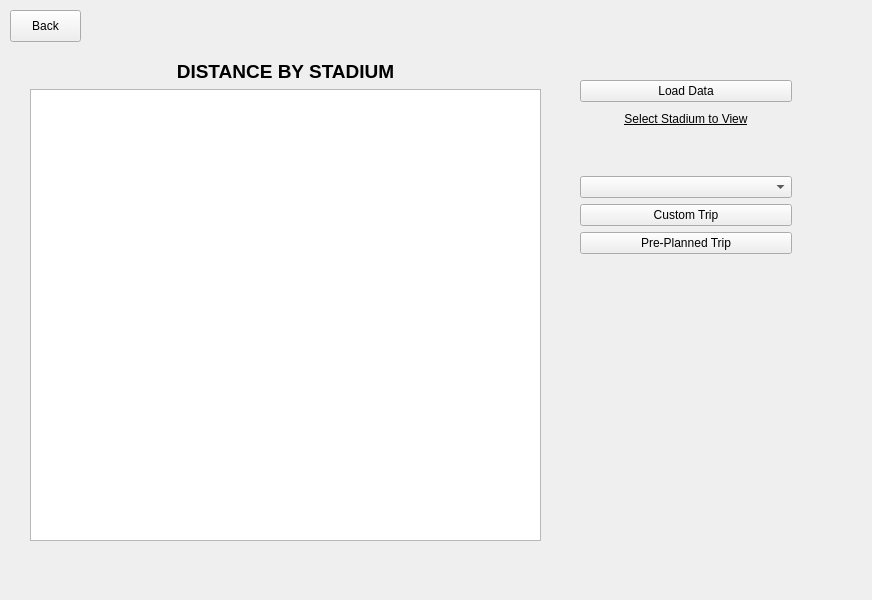
<?xml version="1.0" encoding="UTF-8"?>
<ui version="4.0">
 <class>MainWindow</class>
 <widget class="QMainWindow" name="MainWindow">
  <property name="geometry">
   <rect>
    <x>0</x>
    <y>0</y>
    <width>872</width>
    <height>600</height>
   </rect>
  </property>
  <property name="windowTitle">
   <string>MainWindow</string>
  </property>
  <widget class="QWidget" name="centralwidget">
   <widget class="QStackedWidget" name="stackedWidget">
    <property name="geometry">
     <rect>
      <x>0</x>
      <y>0</y>
      <width>871</width>
      <height>601</height>
     </rect>
    </property>
    <property name="currentIndex">
     <number>1</number>
    </property>
    <widget class="QWidget" name="MainMenu">
     <widget class="QWidget" name="layoutWidget">
      <property name="geometry">
       <rect>
        <x>580</x>
        <y>320</y>
        <width>212</width>
        <height>100</height>
       </rect>
      </property>
      <layout class="QVBoxLayout" name="verticalLayout">
       <item>
        <widget class="QPushButton" name="DisplayCampusInfo">
         <property name="text">
          <string>Stadium Information</string>
         </property>
        </widget>
       </item>
       <item>
        <widget class="QPushButton" name="DisplaySouvenirs">
         <property name="text">
          <string>Souvenirs</string>
         </property>
        </widget>
       </item>
       <item>
        <widget class="QPushButton" name="StartTour">
         <property name="text">
          <string>START TRIP</string>
         </property>
        </widget>
       </item>
      </layout>
     </widget>
     <widget class="QWidget" name="layoutWidget_2">
      <property name="geometry">
       <rect>
        <x>580</x>
        <y>120</y>
        <width>251</width>
        <height>171</height>
       </rect>
      </property>
      <layout class="QGridLayout" name="gridLayout">
       <item row="0" column="1" colspan="2">
        <widget class="QLabel" name="label_2">
         <property name="font">
          <font>
           <pointsize>11</pointsize>
           <weight>75</weight>
           <bold>true</bold>
          </font>
         </property>
         <property name="text">
          <string>ADMIN ONLY</string>
         </property>
        </widget>
       </item>
       <item row="1" column="0">
        <widget class="QLabel" name="usernameLabel">
         <property name="text">
          <string>Username: </string>
         </property>
        </widget>
       </item>
       <item row="1" column="1" colspan="2">
        <widget class="QLineEdit" name="usernameLineEdit">
         <property name="styleSheet">
          <string notr="true"/>
         </property>
        </widget>
       </item>
       <item row="2" column="0">
        <widget class="QLabel" name="passwordLabel">
         <property name="text">
          <string>Password: </string>
         </property>
        </widget>
       </item>
       <item row="2" column="1" colspan="2">
        <widget class="QLineEdit" name="passwordLineEdit">
         <property name="inputMethodHints">
          <set>Qt::ImhHiddenText|Qt::ImhNoAutoUppercase|Qt::ImhNoPredictiveText|Qt::ImhSensitiveData</set>
         </property>
         <property name="echoMode">
          <enum>QLineEdit::Password</enum>
         </property>
        </widget>
       </item>
       <item row="3" column="0" colspan="2">
        <widget class="QPushButton" name="loginPushBtn_2">
         <property name="text">
          <string>Login</string>
         </property>
        </widget>
       </item>
       <item row="3" column="2">
        <widget class="QPushButton" name="clearPushBtn_2">
         <property name="text">
          <string>Clear</string>
         </property>
        </widget>
       </item>
       <item row="0" column="0">
        <widget class="QLabel" name="MainWindowLogo">
         <property name="text">
          <string/>
         </property>
         <property name="alignment">
          <set>Qt::AlignCenter</set>
         </property>
        </widget>
       </item>
      </layout>
     </widget>
     <widget class="QWidget" name="layoutWidget_3">
      <property name="geometry">
       <rect>
        <x>30</x>
        <y>60</y>
        <width>511</width>
        <height>481</height>
       </rect>
      </property>
      <layout class="QVBoxLayout" name="verticalLayout_2">
       <item>
        <widget class="QLabel" name="label">
         <property name="font">
          <font>
           <pointsize>14</pointsize>
           <weight>75</weight>
           <bold>true</bold>
          </font>
         </property>
         <property name="text">
          <string>Take me out to the Ball Game !</string>
         </property>
         <property name="alignment">
          <set>Qt::AlignCenter</set>
         </property>
        </widget>
       </item>
       <item>
        <widget class="QTableView" name="tableView"/>
       </item>
      </layout>
     </widget>
    </widget>
    <widget class="QWidget" name="PlanningMenu">
     <widget class="QWidget" name="layoutWidget_7">
      <property name="geometry">
       <rect>
        <x>30</x>
        <y>60</y>
        <width>511</width>
        <height>481</height>
       </rect>
      </property>
      <layout class="QVBoxLayout" name="verticalLayout_5">
       <item>
        <widget class="QLabel" name="label_5">
         <property name="font">
          <font>
           <pointsize>14</pointsize>
           <weight>75</weight>
           <bold>true</bold>
          </font>
         </property>
         <property name="text">
          <string>DISTANCE BY STADIUM</string>
         </property>
         <property name="alignment">
          <set>Qt::AlignCenter</set>
         </property>
        </widget>
       </item>
       <item>
        <widget class="QTableView" name="DistancesTable"/>
       </item>
      </layout>
     </widget>
     <widget class="QWidget" name="layoutWidget_8">
      <property name="geometry">
       <rect>
        <x>580</x>
        <y>80</y>
        <width>212</width>
        <height>174</height>
       </rect>
      </property>
      <layout class="QVBoxLayout" name="verticalLayout_6">
       <item>
        <widget class="QPushButton" name="SelectStartingCollegeButton">
         <property name="text">
          <string>Load Data</string>
         </property>
        </widget>
       </item>
       <item>
        <widget class="QLabel" name="label_4">
         <property name="text">
          <string>&lt;html&gt;&lt;head/&gt;&lt;body&gt;&lt;p&gt;&lt;span style=&quot; text-decoration: underline;&quot;&gt;Select Stadium to View&lt;/span&gt;&lt;/p&gt;&lt;p&gt;&lt;br/&gt;&lt;/p&gt;&lt;/body&gt;&lt;/html&gt;</string>
         </property>
         <property name="alignment">
          <set>Qt::AlignCenter</set>
         </property>
        </widget>
       </item>
       <item>
        <widget class="QComboBox" name="StartingCollegeComboBox"/>
       </item>
       <item>
        <widget class="QPushButton" name="PlanCustomTripButton">
         <property name="text">
          <string>Custom Trip</string>
         </property>
        </widget>
       </item>
       <item>
        <widget class="QPushButton" name="PrePlannedButton">
         <property name="text">
          <string>Pre-Planned Trip</string>
         </property>
        </widget>
       </item>
      </layout>
     </widget>
     <widget class="QPushButton" name="backButton_1">
      <property name="geometry">
       <rect>
        <x>10</x>
        <y>10</y>
        <width>71</width>
        <height>32</height>
       </rect>
      </property>
      <property name="text">
       <string>Back</string>
      </property>
     </widget>
    </widget>
    <widget class="QWidget" name="CustomTripMenu">
     <widget class="QWidget" name="layoutWidget">
      <property name="geometry">
       <rect>
        <x>390</x>
        <y>70</y>
        <width>431</width>
        <height>501</height>
       </rect>
      </property>
      <layout class="QVBoxLayout" name="verticalLayout_12">
       <item>
        <widget class="QLabel" name="CurrentQueueLabel">
         <property name="font">
          <font>
           <pointsize>18</pointsize>
          </font>
         </property>
         <property name="text">
          <string>Current Queue</string>
         </property>
         <property name="alignment">
          <set>Qt::AlignCenter</set>
         </property>
        </widget>
       </item>
       <item>
        <widget class="QTableView" name="QueueTableView"/>
       </item>
      </layout>
     </widget>
     <widget class="QWidget" name="layoutWidget">
      <property name="geometry">
       <rect>
        <x>10</x>
        <y>70</y>
        <width>351</width>
        <height>121</height>
       </rect>
      </property>
      <layout class="QVBoxLayout" name="verticalLayout_11">
       <item>
        <widget class="QLabel" name="TourPlanningLabel">
         <property name="font">
          <font>
           <pointsize>18</pointsize>
          </font>
         </property>
         <property name="text">
          <string>&lt;html&gt;&lt;head/&gt;&lt;body&gt;&lt;p&gt;&lt;span style=&quot; text-decoration: underline;&quot;&gt;Custom Trip&lt;/span&gt;&lt;/p&gt;&lt;p&gt;&lt;br/&gt;&lt;/p&gt;&lt;/body&gt;&lt;/html&gt;</string>
         </property>
         <property name="alignment">
          <set>Qt::AlignCenter</set>
         </property>
        </widget>
       </item>
       <item>
        <widget class="QPushButton" name="SelectStartingCollegeButton_3">
         <property name="text">
          <string>Load Data</string>
         </property>
        </widget>
       </item>
       <item>
        <widget class="QLabel" name="label_3">
         <property name="font">
          <font>
           <pointsize>12</pointsize>
          </font>
         </property>
         <property name="frameShape">
          <enum>QFrame::Panel</enum>
         </property>
         <property name="frameShadow">
          <enum>QFrame::Plain</enum>
         </property>
         <property name="text">
          <string>&lt;html&gt;&lt;head/&gt;&lt;body&gt;&lt;p&gt;&lt;span style=&quot; font-size:10pt; font-style:italic;&quot;&gt;&amp;quot;Plan your custom trip from point A to point B all in one!&amp;quot;&lt;/span&gt;&lt;/p&gt;&lt;/body&gt;&lt;/html&gt;</string>
         </property>
         <property name="alignment">
          <set>Qt::AlignCenter</set>
         </property>
        </widget>
       </item>
      </layout>
     </widget>
     <widget class="QPushButton" name="backButton_2">
      <property name="geometry">
       <rect>
        <x>10</x>
        <y>10</y>
        <width>71</width>
        <height>32</height>
       </rect>
      </property>
      <property name="text">
       <string>Back</string>
      </property>
     </widget>
     <widget class="QWidget" name="layoutWidget">
      <property name="geometry">
       <rect>
        <x>40</x>
        <y>210</y>
        <width>291</width>
        <height>201</height>
       </rect>
      </property>
      <layout class="QGridLayout" name="gridLayout_4">
       <item row="1" column="0">
        <widget class="QComboBox" name="StartingPointBox"/>
       </item>
       <item row="2" column="0">
        <widget class="QPushButton" name="AddQueueButton">
         <property name="text">
          <string>Add</string>
         </property>
        </widget>
       </item>
       <item row="3" column="0">
        <widget class="QPushButton" name="DeleteQueueButton">
         <property name="text">
          <string>Delete</string>
         </property>
        </widget>
       </item>
       <item row="0" column="0">
        <widget class="QLabel" name="CurrentLabel">
         <property name="font">
          <font>
           <pointsize>18</pointsize>
          </font>
         </property>
         <property name="text">
          <string>&lt;html&gt;&lt;head/&gt;&lt;body&gt;&lt;p&gt;&lt;span style=&quot; text-decoration: underline;&quot;&gt;SELECT STADIUM&lt;/span&gt;&lt;/p&gt;&lt;p&gt;&lt;br/&gt;&lt;/p&gt;&lt;/body&gt;&lt;/html&gt;</string>
         </property>
         <property name="alignment">
          <set>Qt::AlignCenter</set>
         </property>
        </widget>
       </item>
       <item row="4" column="0">
        <widget class="QPushButton" name="SortQueue">
         <property name="text">
          <string>Sort</string>
         </property>
        </widget>
       </item>
      </layout>
     </widget>
     <widget class="QWidget" name="layoutWidget">
      <property name="geometry">
       <rect>
        <x>90</x>
        <y>460</y>
        <width>181</width>
        <height>111</height>
       </rect>
      </property>
      <layout class="QVBoxLayout" name="verticalLayout_28">
       <item>
        <layout class="QVBoxLayout" name="verticalLayout_7">
         <item>
          <widget class="QPushButton" name="DepartButton">
           <property name="text">
            <string>Depart</string>
           </property>
          </widget>
         </item>
         <item>
          <widget class="QLabel" name="DistanceLabel">
           <property name="text">
            <string>Distance (miles)</string>
           </property>
           <property name="alignment">
            <set>Qt::AlignCenter</set>
           </property>
          </widget>
         </item>
        </layout>
       </item>
       <item>
        <widget class="QLCDNumber" name="DistanceNumber">
         <property name="sizePolicy">
          <sizepolicy hsizetype="Minimum" vsizetype="Minimum">
           <horstretch>0</horstretch>
           <verstretch>0</verstretch>
          </sizepolicy>
         </property>
         <property name="maximumSize">
          <size>
           <width>169</width>
           <height>16777215</height>
          </size>
         </property>
         <property name="smallDecimalPoint">
          <bool>false</bool>
         </property>
         <property name="digitCount">
          <number>7</number>
         </property>
        </widget>
       </item>
      </layout>
     </widget>
    </widget>
    <widget class="QWidget" name="PrePlannedMenu">
     <widget class="QWidget" name="layoutWidget_23">
      <property name="geometry">
       <rect>
        <x>40</x>
        <y>231</y>
        <width>296</width>
        <height>181</height>
       </rect>
      </property>
      <layout class="QGridLayout" name="gridLayout_15">
       <item row="1" column="0" colspan="2">
        <widget class="QComboBox" name="CollegeSelectBox"/>
       </item>
       <item row="2" column="0">
        <widget class="QLabel" name="CurrentLabel_20">
         <property name="font">
          <font>
           <pointsize>18</pointsize>
          </font>
         </property>
         <property name="text">
          <string>&lt;html&gt;&lt;head/&gt;&lt;body&gt;&lt;p&gt;&lt;span style=&quot; font-size:14pt;&quot;&gt;Desired Amount: &lt;/span&gt;&lt;/p&gt;&lt;/body&gt;&lt;/html&gt;</string>
         </property>
         <property name="alignment">
          <set>Qt::AlignCenter</set>
         </property>
        </widget>
       </item>
       <item row="0" column="0" colspan="2">
        <widget class="QLabel" name="SelectCollegeCampusLabel">
         <property name="font">
          <font>
           <pointsize>18</pointsize>
          </font>
         </property>
         <property name="text">
          <string>&lt;html&gt;&lt;head/&gt;&lt;body&gt;&lt;p&gt;&lt;span style=&quot; text-decoration: underline;&quot;&gt;Select Stadium&lt;/span&gt;&lt;/p&gt;&lt;/body&gt;&lt;/html&gt;</string>
         </property>
         <property name="alignment">
          <set>Qt::AlignCenter</set>
         </property>
        </widget>
       </item>
       <item row="2" column="1">
        <widget class="QComboBox" name="DesiredAmtBox">
         <item>
          <property name="text">
           <string>1</string>
          </property>
         </item>
         <item>
          <property name="text">
           <string>2</string>
          </property>
         </item>
         <item>
          <property name="text">
           <string>3</string>
          </property>
         </item>
         <item>
          <property name="text">
           <string>4</string>
          </property>
         </item>
         <item>
          <property name="text">
           <string>5</string>
          </property>
         </item>
         <item>
          <property name="text">
           <string>6</string>
          </property>
         </item>
         <item>
          <property name="text">
           <string>7</string>
          </property>
         </item>
         <item>
          <property name="text">
           <string>8</string>
          </property>
         </item>
         <item>
          <property name="text">
           <string>9</string>
          </property>
         </item>
         <item>
          <property name="text">
           <string>10</string>
          </property>
         </item>
         <item>
          <property name="text">
           <string>11</string>
          </property>
         </item>
         <item>
          <property name="text">
           <string>12</string>
          </property>
         </item>
         <item>
          <property name="text">
           <string>13</string>
          </property>
         </item>
        </widget>
       </item>
       <item row="5" column="1">
        <widget class="QPushButton" name="SortAmount">
         <property name="text">
          <string>Sort</string>
         </property>
        </widget>
       </item>
       <item row="5" column="0">
        <widget class="QPushButton" name="DeleteButton">
         <property name="text">
          <string>Delete</string>
         </property>
        </widget>
       </item>
      </layout>
     </widget>
     <widget class="QPushButton" name="backButton_6">
      <property name="geometry">
       <rect>
        <x>10</x>
        <y>10</y>
        <width>71</width>
        <height>32</height>
       </rect>
      </property>
      <property name="text">
       <string>Back</string>
      </property>
     </widget>
     <widget class="QWidget" name="layoutWidget_22">
      <property name="geometry">
       <rect>
        <x>10</x>
        <y>70</y>
        <width>355</width>
        <height>121</height>
       </rect>
      </property>
      <layout class="QVBoxLayout" name="verticalLayout_44">
       <item>
        <widget class="QLabel" name="PrePlannedLabel">
         <property name="font">
          <font>
           <pointsize>18</pointsize>
          </font>
         </property>
         <property name="text">
          <string>&lt;html&gt;&lt;head/&gt;&lt;body&gt;&lt;p&gt;&lt;span style=&quot; text-decoration: underline;&quot;&gt;Pre-Planned Trip&lt;/span&gt;&lt;/p&gt;&lt;/body&gt;&lt;/html&gt;</string>
         </property>
         <property name="alignment">
          <set>Qt::AlignCenter</set>
         </property>
        </widget>
       </item>
       <item>
        <widget class="QPushButton" name="LoadData">
         <property name="text">
          <string>Load Data</string>
         </property>
        </widget>
       </item>
       <item>
        <widget class="QLabel" name="label_20">
         <property name="font">
          <font>
           <pointsize>12</pointsize>
          </font>
         </property>
         <property name="frameShape">
          <enum>QFrame::Panel</enum>
         </property>
         <property name="frameShadow">
          <enum>QFrame::Plain</enum>
         </property>
         <property name="text">
          <string>&lt;html&gt;&lt;head/&gt;&lt;body&gt;&lt;p&gt;&lt;span style=&quot; font-style:italic;&quot;&gt;&amp;quot;Choose a pre-planned trip of your desire !&amp;quot;&lt;/span&gt;&lt;/p&gt;&lt;/body&gt;&lt;/html&gt;</string>
         </property>
         <property name="alignment">
          <set>Qt::AlignCenter</set>
         </property>
        </widget>
       </item>
       <item>
        <widget class="QLabel" name="label_21">
         <property name="font">
          <font>
           <pointsize>12</pointsize>
          </font>
         </property>
         <property name="frameShape">
          <enum>QFrame::Panel</enum>
         </property>
         <property name="frameShadow">
          <enum>QFrame::Plain</enum>
         </property>
         <property name="text">
          <string>&lt;html&gt;&lt;head/&gt;&lt;body&gt;&lt;p&gt;&lt;span style=&quot; font-style:italic;&quot;&gt;&amp;quot;The &lt;/span&gt;&lt;span style=&quot; font-weight:600; font-style:italic; text-decoration: underline;&quot;&gt;shortest &lt;/span&gt;&lt;span style=&quot; font-style:italic;&quot;&gt;route is automatically calculated!&amp;quot;&lt;/span&gt;&lt;/p&gt;&lt;/body&gt;&lt;/html&gt;</string>
         </property>
         <property name="alignment">
          <set>Qt::AlignCenter</set>
         </property>
        </widget>
       </item>
      </layout>
     </widget>
     <widget class="QWidget" name="layoutWidget_20">
      <property name="geometry">
       <rect>
        <x>390</x>
        <y>70</y>
        <width>431</width>
        <height>501</height>
       </rect>
      </property>
      <layout class="QVBoxLayout" name="verticalLayout_45">
       <item>
        <widget class="QLabel" name="CurrentQueueLabel_12">
         <property name="font">
          <font>
           <pointsize>18</pointsize>
          </font>
         </property>
         <property name="text">
          <string>Current Queue</string>
         </property>
         <property name="alignment">
          <set>Qt::AlignCenter</set>
         </property>
        </widget>
       </item>
       <item>
        <widget class="QTableView" name="PrePQueueTable"/>
       </item>
      </layout>
     </widget>
     <widget class="QWidget" name="layoutWidget_21">
      <property name="geometry">
       <rect>
        <x>90</x>
        <y>450</y>
        <width>181</width>
        <height>121</height>
       </rect>
      </property>
      <layout class="QVBoxLayout" name="verticalLayout_46">
       <item>
        <widget class="QPushButton" name="DepartButton_12">
         <property name="text">
          <string>Depart</string>
         </property>
        </widget>
       </item>
       <item>
        <widget class="QLabel" name="DistanceLabel_12">
         <property name="text">
          <string>Distance (miles)</string>
         </property>
         <property name="alignment">
          <set>Qt::AlignCenter</set>
         </property>
        </widget>
       </item>
       <item>
        <widget class="QLCDNumber" name="DistanceLCDctr">
         <property name="digitCount">
          <number>7</number>
         </property>
        </widget>
       </item>
      </layout>
     </widget>
    </widget>
    <widget class="QWidget" name="CampusPage">
     <widget class="QTableView" name="souvenirTableView">
      <property name="geometry">
       <rect>
        <x>10</x>
        <y>280</y>
        <width>321</width>
        <height>271</height>
       </rect>
      </property>
     </widget>
     <widget class="QPushButton" name="backButton_7">
      <property name="geometry">
       <rect>
        <x>10</x>
        <y>10</y>
        <width>71</width>
        <height>32</height>
       </rect>
      </property>
      <property name="text">
       <string>Back</string>
      </property>
     </widget>
     <widget class="QWidget" name="layoutWidget">
      <property name="geometry">
       <rect>
        <x>350</x>
        <y>310</y>
        <width>151</width>
        <height>174</height>
       </rect>
      </property>
      <layout class="QVBoxLayout" name="verticalLayout_3">
       <item>
        <widget class="QPushButton" name="loadSouvenirButton">
         <property name="text">
          <string>Load Data</string>
         </property>
        </widget>
       </item>
       <item>
        <widget class="QComboBox" name="souvenirComboBox"/>
       </item>
       <item>
        <widget class="QPushButton" name="purchaseSouvenirsButton">
         <property name="text">
          <string>Purchase</string>
         </property>
        </widget>
       </item>
       <item>
        <widget class="QPushButton" name="deleteSouvenirsButton">
         <property name="text">
          <string>Delete</string>
         </property>
        </widget>
       </item>
      </layout>
     </widget>
     <widget class="QWidget" name="layoutWidget">
      <property name="geometry">
       <rect>
        <x>570</x>
        <y>430</y>
        <width>265</width>
        <height>59</height>
       </rect>
      </property>
      <layout class="QVBoxLayout" name="verticalLayout_4"/>
     </widget>
     <widget class="QLabel" name="collegeNameLabel">
      <property name="geometry">
       <rect>
        <x>91</x>
        <y>21</y>
        <width>371</width>
        <height>19</height>
       </rect>
      </property>
      <property name="font">
       <font>
        <pointsize>12</pointsize>
        <weight>75</weight>
        <bold>true</bold>
       </font>
      </property>
      <property name="text">
       <string>TextLabel</string>
      </property>
     </widget>
     <widget class="QLabel" name="collegePicturesLabel">
      <property name="geometry">
       <rect>
        <x>91</x>
        <y>49</y>
        <width>391</width>
        <height>201</height>
       </rect>
      </property>
      <property name="text">
       <string>TextLabel</string>
      </property>
     </widget>
     <widget class="QLabel" name="label_8">
      <property name="geometry">
       <rect>
        <x>570</x>
        <y>430</y>
        <width>263</width>
        <height>28</height>
       </rect>
      </property>
      <property name="text">
       <string>Move on to next Stadium</string>
      </property>
     </widget>
     <widget class="QPushButton" name="nextCollegeButton">
      <property name="geometry">
       <rect>
        <x>570</x>
        <y>464</y>
        <width>263</width>
        <height>23</height>
       </rect>
      </property>
      <property name="text">
       <string>Next</string>
      </property>
     </widget>
     <widget class="QTextBrowser" name="collegeDescriptionTextBrowser">
      <property name="geometry">
       <rect>
        <x>530</x>
        <y>60</y>
        <width>321</width>
        <height>341</height>
       </rect>
      </property>
      <property name="font">
       <font>
        <pointsize>11</pointsize>
       </font>
      </property>
     </widget>
     <widget class="QLabel" name="label_7">
      <property name="geometry">
       <rect>
        <x>350</x>
        <y>550</y>
        <width>51</width>
        <height>20</height>
       </rect>
      </property>
      <property name="text">
       <string>Total: </string>
      </property>
      <property name="alignment">
       <set>Qt::AlignRight|Qt::AlignTrailing|Qt::AlignVCenter</set>
      </property>
     </widget>
     <widget class="QLCDNumber" name="priceLCDNumber">
      <property name="geometry">
       <rect>
        <x>429</x>
        <y>531</y>
        <width>151</width>
        <height>49</height>
       </rect>
      </property>
      <property name="digitCount">
       <number>7</number>
      </property>
     </widget>
    </widget>
   </widget>
  </widget>
 </widget>
 <resources/>
 <connections/>
</ui>
